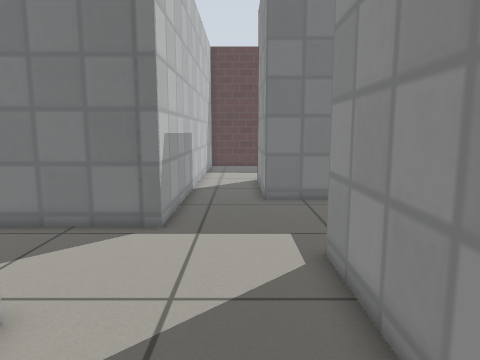
View 1 (above)

16 first-person views from a walk through a Gazebo world. The camera is 0.74 m above the floor, tilts 8° down and sees 70° across. The floor is counted in squares, 0.25 m on a side. Each view is taken from the middle of a square. On the plan, view 1 faces up. The plan holds only what a view shows up to about 20 squares ahead; the rest is blank. Gazebo's built-in surfaces are drawn with simple patterns.

View 2
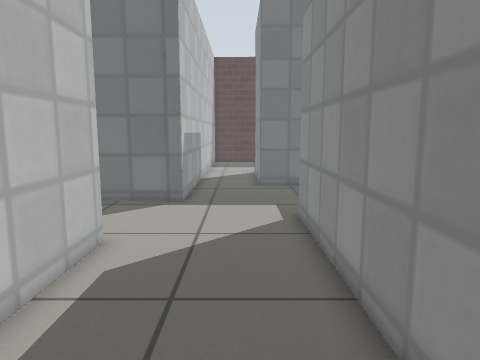

View 3
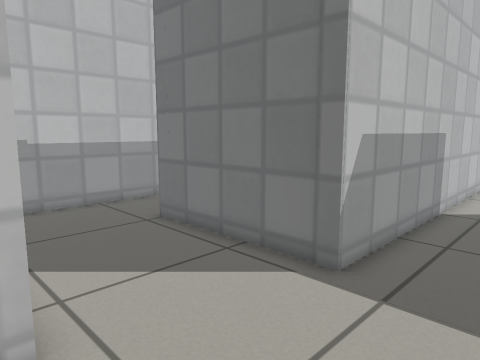

View 4
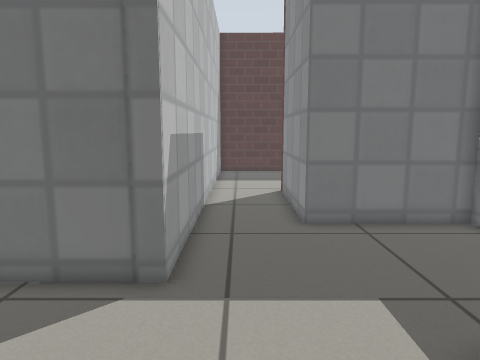

View 5
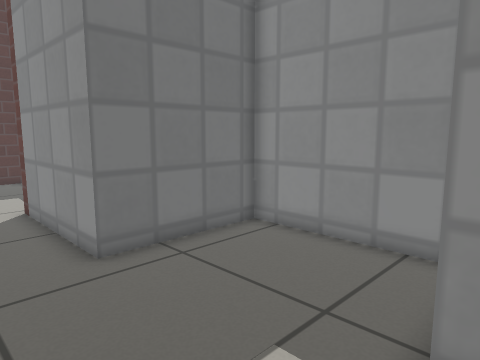

View 6
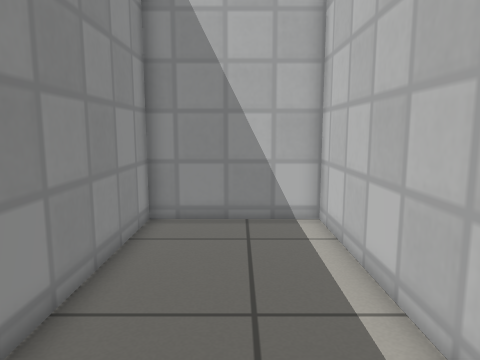

View 7
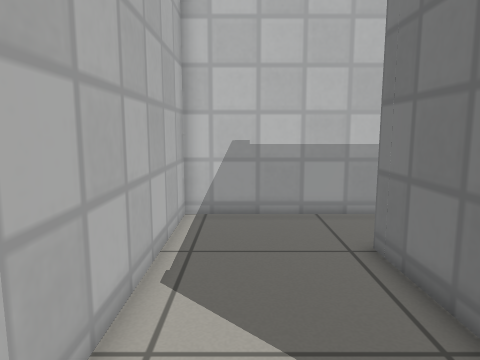

View 8
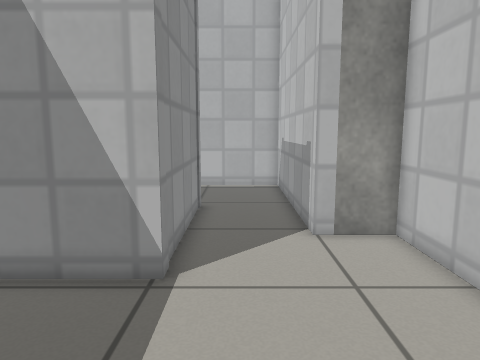

View 9
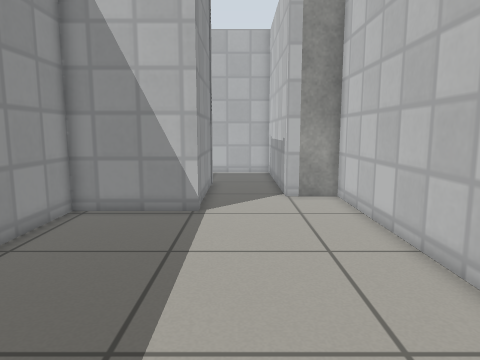

View 10
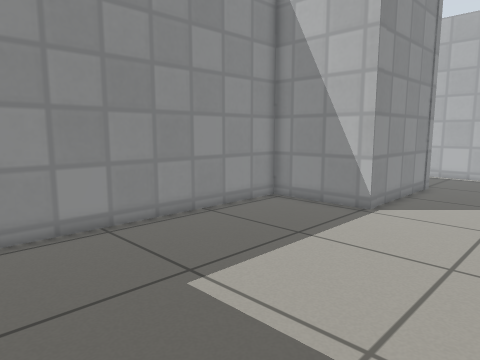

View 11
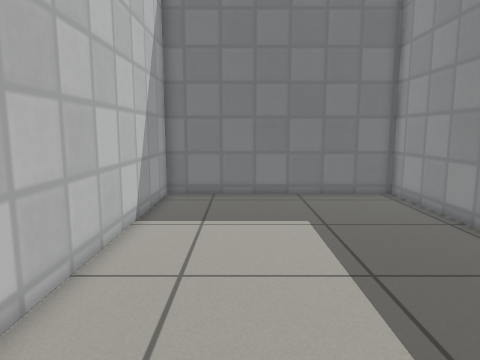

View 12
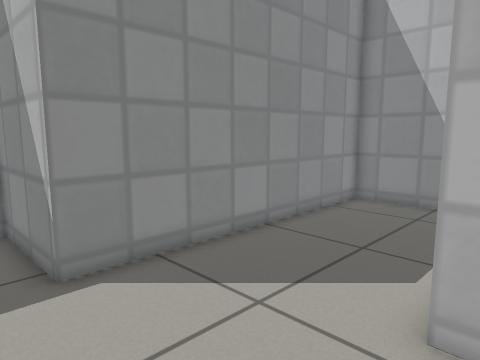

View 13
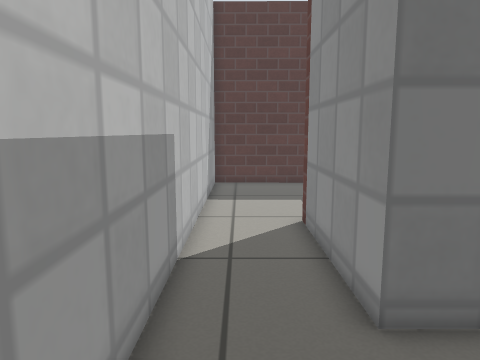

View 14
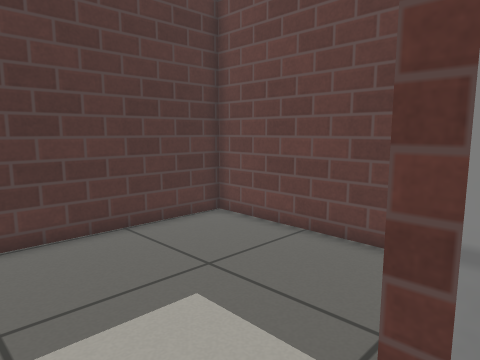

View 15
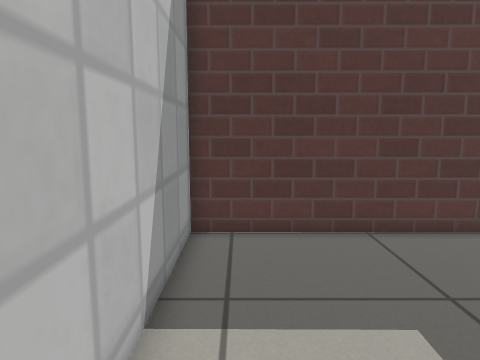

View 16
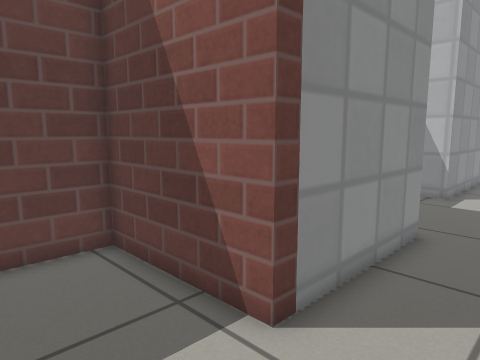

### Floor plan
Ten units are one square. View 1 is at (0, 0); x grows to the right and y downward. Boxes are objects, and circles mark ways between rooms. Rooms are numbered by the first view taken in them; rooms with no view inside come last. Other rooms are left out.
<svg viewBox="-160 -317 232 366">
<path fill="none" stroke="#000" d="M-131 -144 -131 -50 -37 -50 -37 44 21 44 21 -80 65 -80 65 -148 11 -148 11 -212M-25 -224 -25 -105 -94 -104 -94 -144M-94 -144 -94 -174 -47 -174 -47 -312 -155 -312 -155 -144 -131 -144M11 -212 65 -212 67 -298 -25 -299 -25 -224"/>
<circle cx="-110" cy="-150" r="3" fill="#2a7"/>
<circle cx="-10" cy="-217" r="3" fill="#2a7"/>
<text x="-20" y="-80">1</text>
<text x="-110" y="-230">2</text>
<text x="20" y="-260">3</text>
</svg>
Room 1 opens to room 2. Room 1 opens to room 3.

Where each view was taken, in squares from view 1:
view 1: 0 up, 0 right, facing up
view 2: 4 down, 0 right, facing up
view 3: 4 up, 1 right, facing up-left
view 4: 4 up, 1 left, facing up
view 5: 7 up, 2 left, facing up-right
view 6: 7 up, 1 left, facing down
view 7: 7 up, 1 left, facing left
view 8: 24 up, 11 left, facing down
view 9: 30 up, 11 left, facing down
view 10: 30 up, 15 left, facing down-right
view 11: 15 up, 12 left, facing up
view 12: 10 up, 5 left, facing down-right
view 13: 10 up, 1 left, facing up
view 14: 20 up, 2 left, facing up-right
view 15: 20 up, 1 left, facing up
view 16: 25 up, 2 left, facing down-right
